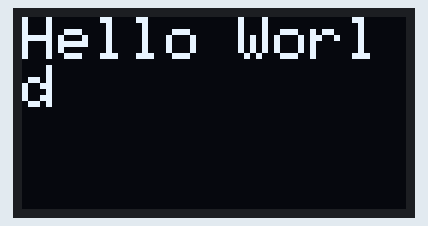
A sketch run on a simulated Arduino Uno, built with avr-gcc and run on an emulated ATmega328P. Parts: 128×64 one-colour display.

Above: at 0.1 s.

The sketch:

text_oled.ino
```cpp
#include<OakOLED.h> //OLED library
OakOLED oled;
void setup() {
// put your setup code here, to run once:
Serial.begin(9600);
oled.begin();//we need to initialize the OLED object using the begin() function.
oled.clearDisplay();//clear all text
oled.setTextSize(2);//Sets the size of text that follows. The default size is “1”. Each change in size increases the text by 10 pixels in height.
oled.setTextColor(1);//set the text color
oled.setCursor(0,0); //set the coordinates to start writing text
oled.println("Hello World"); //prints the message
oled.display(); //calls this method to display character on the screen
}
void loop()
{

}
// D5 --> SCK
// D4 --> SCA
// GRD --> GRD
// VN --> VDD     
```
